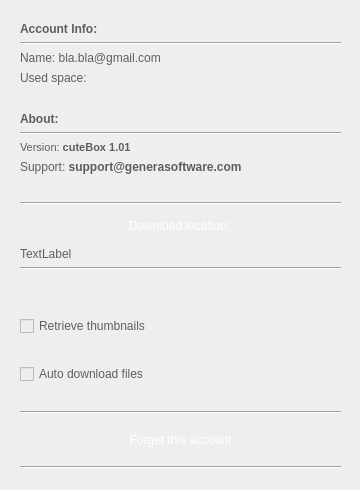
<?xml version="1.0" encoding="UTF-8"?>
<ui version="4.0">
 <class>GenSettingsView</class>
 <widget class="QWidget" name="GenSettingsView">
  <property name="geometry">
   <rect>
    <x>0</x>
    <y>0</y>
    <width>360</width>
    <height>490</height>
   </rect>
  </property>
  <property name="windowTitle">
   <string>Form</string>
  </property>
  <property name="styleSheet">
   <string notr="true">color: rgb(92, 95, 97);
background-color: rgb(238, 238, 238);</string>
  </property>
  <widget class="QWidget" name="verticalLayoutWidget">
   <property name="geometry">
    <rect>
     <x>0</x>
     <y>0</y>
     <width>361</width>
     <height>491</height>
    </rect>
   </property>
   <layout class="QVBoxLayout" name="verticalLayout">
    <property name="leftMargin">
     <number>20</number>
    </property>
    <property name="rightMargin">
     <number>20</number>
    </property>
    <item>
     <spacer name="verticalSpacer_5">
      <property name="orientation">
       <enum>Qt::Vertical</enum>
      </property>
      <property name="sizeHint" stdset="0">
       <size>
        <width>20</width>
        <height>20</height>
       </size>
      </property>
     </spacer>
    </item>
    <item>
     <widget class="QLabel" name="accountInfo">
      <property name="font">
       <font>
        <pointsize>9</pointsize>
        <weight>75</weight>
        <bold>true</bold>
       </font>
      </property>
      <property name="contextMenuPolicy">
       <enum>Qt::NoContextMenu</enum>
      </property>
      <property name="text">
       <string>Account Info:</string>
      </property>
     </widget>
    </item>
    <item>
     <widget class="Line" name="line_2">
      <property name="orientation">
       <enum>Qt::Horizontal</enum>
      </property>
     </widget>
    </item>
    <item>
     <widget class="QLabel" name="displayName">
      <property name="text">
       <string>Name: bla.bla@gmail.com</string>
      </property>
      <property name="wordWrap">
       <bool>true</bool>
      </property>
     </widget>
    </item>
    <item>
     <widget class="QLabel" name="usedSpace">
      <property name="text">
       <string>Used space:</string>
      </property>
     </widget>
    </item>
    <item>
     <spacer name="verticalSpacer_2">
      <property name="orientation">
       <enum>Qt::Vertical</enum>
      </property>
      <property name="sizeHint" stdset="0">
       <size>
        <width>20</width>
        <height>20</height>
       </size>
      </property>
     </spacer>
    </item>
    <item>
     <widget class="QLabel" name="about">
      <property name="font">
       <font>
        <pointsize>9</pointsize>
        <weight>75</weight>
        <bold>true</bold>
       </font>
      </property>
      <property name="text">
       <string>About:</string>
      </property>
     </widget>
    </item>
    <item>
     <widget class="Line" name="line_3">
      <property name="orientation">
       <enum>Qt::Horizontal</enum>
      </property>
     </widget>
    </item>
    <item>
     <widget class="QLabel" name="version">
      <property name="text">
       <string>&lt;!DOCTYPE HTML PUBLIC &quot;-//W3C//DTD HTML 4.0//EN&quot; &quot;http://www.w3.org/TR/REC-html40/strict.dtd&quot;&gt;
&lt;html&gt;&lt;head&gt;&lt;meta name=&quot;qrichtext&quot; content=&quot;1&quot; /&gt;&lt;style type=&quot;text/css&quot;&gt;
p, li { white-space: pre-wrap; }
&lt;/style&gt;&lt;/head&gt;&lt;body style=&quot; font-family:'MS Shell Dlg 2'; font-size:8.25pt; font-weight:400; font-style:normal;&quot;&gt;
&lt;p style=&quot; margin-top:0px; margin-bottom:0px; margin-left:0px; margin-right:0px; -qt-block-indent:0; text-indent:0px;&quot;&gt;&lt;span style=&quot; font-size:8pt;&quot;&gt;Version: &lt;/span&gt;&lt;span style=&quot; font-size:8pt; font-weight:600;&quot;&gt;cuteBox 1.01&lt;/span&gt;&lt;/p&gt;&lt;/body&gt;&lt;/html&gt;</string>
      </property>
     </widget>
    </item>
    <item>
     <widget class="QLabel" name="support">
      <property name="text">
       <string>Support: &lt;b&gt;support@generasoftware.com&lt;/b&gt;</string>
      </property>
      <property name="wordWrap">
       <bool>true</bool>
      </property>
     </widget>
    </item>
    <item>
     <spacer name="verticalSpacer_6">
      <property name="orientation">
       <enum>Qt::Vertical</enum>
      </property>
      <property name="sizeHint" stdset="0">
       <size>
        <width>20</width>
        <height>20</height>
       </size>
      </property>
     </spacer>
    </item>
    <item>
     <widget class="Line" name="line">
      <property name="orientation">
       <enum>Qt::Horizontal</enum>
      </property>
     </widget>
    </item>
    <item>
     <layout class="QVBoxLayout" name="verticalLayout_2">
      <item>
       <widget class="GenPushButton" name="changeLocation">
        <property name="sizePolicy">
         <sizepolicy hsizetype="Fixed" vsizetype="Fixed">
          <horstretch>0</horstretch>
          <verstretch>0</verstretch>
         </sizepolicy>
        </property>
        <property name="minimumSize">
         <size>
          <width>319</width>
          <height>30</height>
         </size>
        </property>
        <property name="focusPolicy">
         <enum>Qt::NoFocus</enum>
        </property>
        <property name="contextMenuPolicy">
         <enum>Qt::NoContextMenu</enum>
        </property>
        <property name="styleSheet">
         <string notr="true">QPushButton
{
    background-image: url(:/images/download_path_button.png);
    border-width: 0px;
    color: rgb(255,255,255);
	border-style: none;
}

QPushButton::pressed
{
    border-width: 0px;
	background-image: url(:/images/download_path_button_high.png);
	border-style: none;
}</string>
        </property>
        <property name="text">
         <string>Download location:</string>
        </property>
        <property name="checkable">
         <bool>false</bool>
        </property>
       </widget>
      </item>
      <item>
       <widget class="QLabel" name="donwloadPath">
        <property name="text">
         <string>TextLabel</string>
        </property>
       </widget>
      </item>
     </layout>
    </item>
    <item>
     <widget class="Line" name="line_5">
      <property name="orientation">
       <enum>Qt::Horizontal</enum>
      </property>
     </widget>
    </item>
    <item>
     <spacer name="verticalSpacer_7">
      <property name="orientation">
       <enum>Qt::Vertical</enum>
      </property>
      <property name="sizeHint" stdset="0">
       <size>
        <width>20</width>
        <height>40</height>
       </size>
      </property>
     </spacer>
    </item>
    <item>
     <widget class="QCheckBox" name="retrieveThumbnails">
      <property name="focusPolicy">
       <enum>Qt::NoFocus</enum>
      </property>
      <property name="contextMenuPolicy">
       <enum>Qt::NoContextMenu</enum>
      </property>
      <property name="text">
       <string>Retrieve thumbnails</string>
      </property>
     </widget>
    </item>
    <item>
     <spacer name="verticalSpacer_3">
      <property name="orientation">
       <enum>Qt::Vertical</enum>
      </property>
      <property name="sizeHint" stdset="0">
       <size>
        <width>20</width>
        <height>20</height>
       </size>
      </property>
     </spacer>
    </item>
    <item>
     <widget class="QCheckBox" name="autoDownload">
      <property name="focusPolicy">
       <enum>Qt::NoFocus</enum>
      </property>
      <property name="contextMenuPolicy">
       <enum>Qt::NoContextMenu</enum>
      </property>
      <property name="text">
       <string>Auto download files</string>
      </property>
     </widget>
    </item>
    <item>
     <spacer name="verticalSpacer">
      <property name="orientation">
       <enum>Qt::Vertical</enum>
      </property>
      <property name="sizeHint" stdset="0">
       <size>
        <width>20</width>
        <height>20</height>
       </size>
      </property>
     </spacer>
    </item>
    <item>
     <widget class="Line" name="line_4">
      <property name="orientation">
       <enum>Qt::Horizontal</enum>
      </property>
     </widget>
    </item>
    <item>
     <widget class="GenPushButton" name="unlinkDevice">
      <property name="sizePolicy">
       <sizepolicy hsizetype="Fixed" vsizetype="Fixed">
        <horstretch>0</horstretch>
        <verstretch>0</verstretch>
       </sizepolicy>
      </property>
      <property name="minimumSize">
       <size>
        <width>321</width>
        <height>40</height>
       </size>
      </property>
      <property name="focusPolicy">
       <enum>Qt::NoFocus</enum>
      </property>
      <property name="contextMenuPolicy">
       <enum>Qt::NoContextMenu</enum>
      </property>
      <property name="styleSheet">
       <string notr="true">QPushButton
{
    background-image: url(:/images/unlink_button.png);
    border-width: 0px;
    color: rgb(255,255,255);
	border-style: none;
}

QPushButton::pressed
{
    border-width: 0px;
	background-image: url(:/images/unlink_button_high.png);
	border-style: none;
}
</string>
      </property>
      <property name="text">
       <string>Forget this account</string>
      </property>
     </widget>
    </item>
    <item>
     <widget class="Line" name="line_6">
      <property name="orientation">
       <enum>Qt::Horizontal</enum>
      </property>
     </widget>
    </item>
    <item>
     <spacer name="verticalSpacer_4">
      <property name="orientation">
       <enum>Qt::Vertical</enum>
      </property>
      <property name="sizeHint" stdset="0">
       <size>
        <width>20</width>
        <height>20</height>
       </size>
      </property>
     </spacer>
    </item>
   </layout>
  </widget>
 </widget>
 <customwidgets>
  <customwidget>
   <class>GenPushButton</class>
   <extends>QPushButton</extends>
   <header>genpushbutton.h</header>
  </customwidget>
 </customwidgets>
 <resources/>
 <connections/>
</ui>
